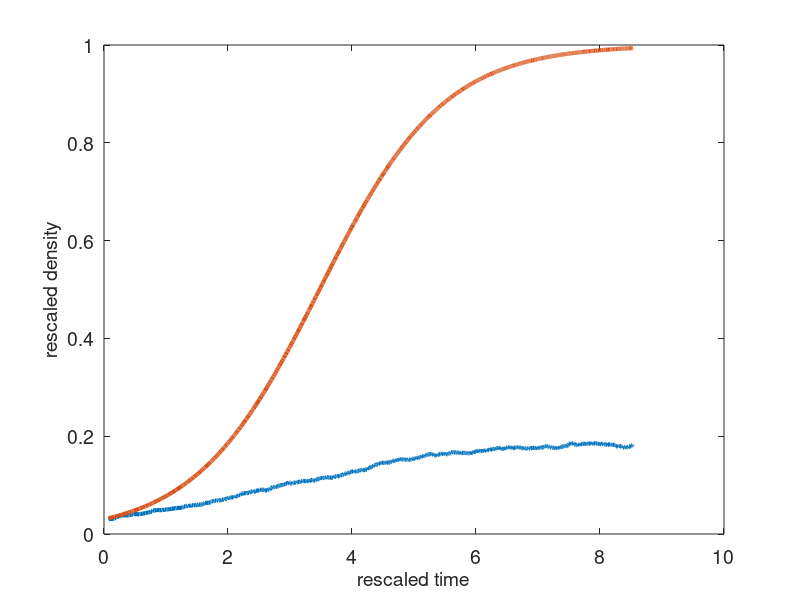

The MATLAB source for this figure: (Note: this script raises an error after producing the figure.)
% combination of Gillespie (40 realisations), logistic and Runge-Kutta in 2D

clear all


% Parameters

% lattice dimension
dim = 2;

% length of the side of square
L = 10;

Pm = 1; % transition rate per unit time of moving to another lattice site

Pp = 1; % proliferation rate per unit time of giving rise to another agent

Pd = 0.5; % death rate per unit time


cells = zeros(L,L); % array that will store the sites

% initially choose randomly if each state is occupied or no

% choose a random number for each state
rand_initial = rand(L,L)/1.9;

for i = 1:L      
   % if the random number is greater than 0.5, then assume that initially
   % there is a cell at that site. 1 corresponds to that cell
   for j = 1:L
      if rand_initial(i,j)>0.5
        cells(i,j) = 1; 
      end
   end
end

cells_initial = cells;

Q = sum(sum(cells)); % store the number of cells at different times


%%%%%%%%%%%%%%%%%%%%%%%%%%%%%%%%%
% this is for logistic growth

Q_initial = Q;

t_final = 50; % time interval for Gillespie algorithm

%%%%%%%
% Gillespie will be done mutliple times
    
Gillespie_iterations = 40;

%%%%%
% Preallocate size approximately to save time, not sure how much time it saves 
a0 = (Pm + Pp + Pd)*Q_initial;
tau = log (1/rand) / a0; % first time step

len = round(t_final/tau); % assume that there will be len simulations

NumberOfCells = zeros (len,Gillespie_iterations); % approximately len iterations for each Gillespie iteration

store_time = zeros(1,len); 

for j =1:Gillespie_iterations

    a0 = (Pm + Pp + Pd)*Q_initial; % total propensity function 
    Q = Q_initial;
    cells = cells_initial;
        
    
    t = 0; % initialise time
    iter = 0; % count the number of iterations

    %Cells = zeros(L,30);



    %%%%%%%%%%%%%%%%%%%%%%%%%%%%%%%

    while t < t_final

    iter = iter + 1;
    NumberOfCells(iter,j) = Q;
    %Cells(:,iter) = cells; % check how it looks like
    
    tau = log (1/rand) / a0; % choose time till the next event

    % choose which event occurs (movement, proliferation or death)#

    R = a0*rand;

    % Movement event
    if R < Pm*Q
        
       random_permutation_row = randperm(L);
       random_permutation_column = randperm(L);
       agent_ID_row = random_permutation_row(1); % choose a random agent 
       agent_ID_column = random_permutation_column(1); % choose a random agent 
       
       % check if it is actually an agent and not zero at that point and if
       % not choose until it is an agent
       while cells(agent_ID_row,agent_ID_column) == 0
           random_permutation_row = randperm(L);
           random_permutation_column = randperm(L);
           agent_ID_row = random_permutation_row(1); % choose a random agent 
           agent_ID_column = random_permutation_column(1); % choose a random agent  
       end
       
       

       % choose one of its 4 neighbours
       random_number = rand;
       % neighbour up
       if random_number < 0.25
          neighbour_ID_row = agent_ID_row + 1; 
          neighbour_ID_column = agent_ID_column; 
          %periodic boundary conditions
          if neighbour_ID_row == L+1
             neighbour_ID_row = 1;  
          end
          
       % neighbour down        
       elseif random_number > 0.25 && random_number < 0.5
          neighbour_ID_row = agent_ID_row -1;
          neighbour_ID_column = agent_ID_column;       
          %periodic boundary conditions
          if neighbour_ID_row == 0
             neighbour_ID_row = L;  
          end
          
       % neighbour left
       elseif random_number > 0.5 && random_number < 0.75
          neighbour_ID_column = agent_ID_column -1;
          neighbour_ID_row = agent_ID_row;
          %periodic boundary conditions
          if neighbour_ID_column == 0
             neighbour_ID_column = L;  
          end        
          
       % neighbour right
       elseif random_number > 0.75
          neighbour_ID_column = agent_ID_column +1;
          neighbour_ID_row = agent_ID_row;
          %periodic boundary conditions
          if neighbour_ID_column == L+1
             neighbour_ID_column = 1;  
          end    
          
       end

       % check if the neighbour is empty, if yes, move the cell to that grid
       if cells(neighbour_ID_row,neighbour_ID_column) == 0
          cells(neighbour_ID_row,neighbour_ID_column) = 1;
          cells(agent_ID_row,agent_ID_column) = 0;

       end

    end

    % Proliferation event
    if R > Pm*Q && R < (Pm+Pp)*Q

       random_permutation_row = randperm(L);
       random_permutation_column = randperm(L);
       agent_ID_row = random_permutation_row(1); % choose a random agent 
       agent_ID_column = random_permutation_column(1); % choose a random agent 
       
       % check if it is actually an agent and not zero at that point and if
       % not choose until it is an agent
       while cells(agent_ID_row,agent_ID_column) == 0
           random_permutation_row = randperm(L);
           random_permutation_column = randperm(L);
           agent_ID_row = random_permutation_row(1); % choose a random agent 
           agent_ID_column = random_permutation_column(1); % choose a random agent  
       end
       
       

       % choose one of its 4 neighbours
       random_number = rand;
       % neighbour up
       if random_number < 0.25
          neighbour_ID_row = agent_ID_row + 1; 
          neighbour_ID_column = agent_ID_column; 
          %periodic boundary conditions
          if neighbour_ID_row == L+1
             neighbour_ID_row = 1;  
          end
          
       % neighbour down        
       elseif random_number > 0.25 && random_number < 0.5
          neighbour_ID_row = agent_ID_row -1;
          neighbour_ID_column = agent_ID_column;       
          %periodic boundary conditions
          if neighbour_ID_row == 0
             neighbour_ID_row = L;  
          end
          
       % neighbour left
       elseif random_number > 0.5 && random_number < 0.75
          neighbour_ID_column = agent_ID_column -1;
          neighbour_ID_row = agent_ID_row;
          %periodic boundary conditions
          if neighbour_ID_column == 0
             neighbour_ID_column = L;  
          end        
          
       % neighbour right
       elseif random_number > 0.75
          neighbour_ID_column = agent_ID_column +1;
          neighbour_ID_row = agent_ID_row;
          %periodic boundary conditions
          if neighbour_ID_column == L+1
             neighbour_ID_column = 1;  
          end    
          
       end

       % check if the neighbour is empty, if yes, move the cell to that grid
       if cells(neighbour_ID_row,neighbour_ID_column) == 0
          cells(neighbour_ID_row,neighbour_ID_column) = 1;
          Q = Q + 1; % increase in total population
          a0 = a0 + (Pm + Pp + Pd); % change in total propensity function
       end

    end
    
    % Death event

    if R > (Pm+Pp)*Q  && R < (Pm+Pp + Pd)*Q

       random_permutation_row = randperm(L);
       random_permutation_column = randperm(L);
       agent_ID_row = random_permutation_row(1); % choose a random agent 
       agent_ID_column = random_permutation_column(1); % choose a random agent 
       
       % check if it is actually an agent and not zero at that point and if
       % not choose until it is an agent
       while cells(agent_ID_row,agent_ID_column) == 0
           random_permutation_row = randperm(L);
           random_permutation_column = randperm(L);
           agent_ID_row = random_permutation_row(1); % choose a random agent 
           agent_ID_column = random_permutation_column(1); % choose a random agent  
       end
       
       % cell dies

       cells(agent_ID_row, agent_ID_column) = 0;
       Q = Q - 1; % decrease in total population
       a0 = a0 - (Pm + Pp + Pd); % change in total propensity function
    end

    t = t + tau;

    store_time(iter) = t;
end


    % if a0=0, tau infinity, for further usage of timeset maximal time to the
    % previous one
    if store_time(length(store_time))==Inf
        store_time(length(store_time)) = store_time(length(store_time)-1);
    end
    

end



rescaled_time = (Pp-Pd)*store_time; % rescale time to allow parameter comparison

TimeReductionFactor = 4; % when death rate is increase, this has to be increased as well

rescaled_time = rescaled_time(1:round(length(rescaled_time)/TimeReductionFactor)); % make sure that all 40 simulations were running till the end time

Sum_NumberOfCells = zeros(size(NumberOfCells,1),1);

for j=1:Gillespie_iterations
    Sum_NumberOfCells = Sum_NumberOfCells + NumberOfCells(:,j);
end
average_NumberOfCells = Sum_NumberOfCells/Gillespie_iterations;

rescaled_density = (Pp - Pd)/Pp * average_NumberOfCells/L^2;

% plot the changes in the number of cells
figure

plot(rescaled_time,rescaled_density(1:length(rescaled_time)),'LineWidth', 3);set(gca,'FontSize',14); % number of cells in the system
%h_legend = legend('1st component','2nd component','Total');
%set(h_legend,'FontSize',14)
xlabel('rescaled time','FontSize',14)
ylabel('rescaled density','FontSize',14)



%%%%%%%%%%%%%%%%
% solution to the corresponding logistic growth equation

cA0 = Q_initial/L^2; % initial density
cA0_bar = (Pp - Pd)/(Pp)*cA0;

f = @(t) cA0_bar * exp(t)/(1+cA0_bar*(exp(t)-1)); % solution to the equation 

for i = 1 : length(rescaled_time)
       y_log(i) = f(rescaled_time(i)); 
end

%%% plot logistic solution 

hold on
plot(rescaled_time,y_log,'LineWidth', 3)
xlabel('rescaled time','FontSize',14)
ylabel('rescaled density','FontSize',14)


%%%%%%%%%%%%%%%%%%%%%%%%%
% adding KSA


cA0 = Q_initial/L^2; % initial density of cells

dt = 0.01; % time step

N = round(store_time(length(1:round(length(store_time)/TimeReductionFactor)))/dt); % number of simulations, chosen to be the same as for Gillespie

% Additional parameters

max_rad = sqrt(2*(L/2)^2); % maximal radius that would cover all the lattice
% Initial conditions 

dr = 0.5; % radially approximated at this distance (after distance 5), i.e 5, 5 + dr, 5 + 2dr

numberDer = (round(max_rad) - 5)/dr ; % this is to cound the number of additional derivatives
     
y = zeros(14 + numberDer,1); % 14 fixed derivatives, the rest varying depending on the size of the grid

y(:,1) = cA0^2 * ones(14+numberDer,1); % initial density of two-point distribution functions 
y(1,1) = cA0; % initial condition for 1-point distribution function


t = 0; % start time

dt = 0.01; % time step

% 4th order Runge Kutta

for i = 2 : N
    
    t = t + dt;

    k1 = dynamics (t,y(:,i-1),Pm,Pp,Pd,max_rad);
    k2 = dynamics (t+dt/2,y(:,i-1)+dt/2 * k1,Pm,Pp,Pd,max_rad);
    k3 = dynamics (t+dt/2,y(:,i-1)+dt/2 * k2,Pm,Pp,Pd,max_rad);
    k4 = dynamics (t+dt, y(:,i-1) + dt*k3,Pm,Pp,Pd,max_rad);
    y(:,i) = y(:,i-1) + dt/6 * (k1 + 2*k2 + 2*k3 + k4);  
    
    store_time_Runge(i) = t;
end


rescaled_time = (Pp-Pd)*store_time_Runge; % rescale time to allow parameter comparison

y_rescaled = (Pp-Pd)/Pp * y;


hold on
plot(rescaled_time,y_rescaled(1,:),'LineWidth', 3)
h_legend = legend('Gillespie 1D','Logistic growth','KSA');
set(h_legend,'FontSize',14)
xlabel('rescaled time','FontSize',14)
ylabel('rescaled density','FontSize',14)
title(['L = ' num2str(L) ', P_m = ' num2str(Pm) ', P_p = ' num2str(Pp) ', P_d = ' num2str(Pd) ' '],'FontSize',14)
set(gca,'linewidth',3)
set(gca,'FontWeight','bold')
set(gca,'FontSize',24)






function deriv = dynamics(t,y,Pm,Pp,Pd,max_rad)
    
    dr = 0.5; % radially approximated at this distance (after distance 5), i.e 5, 5 + dr, 5 + 2dr

    numberDer = (round(max_rad) - 5)/dr ; % this is to cound the number of additional derivatives
     
    deriv = zeros(14 + numberDer,1);

    deriv(1) = (Pp*(y(1)-y(2)) - Pd *y(1)); % dynamics of one-point distribution function
    
    deriv(2) = (Pm*0.5* (y(4) + 2 * y(3) - 3* y(2)) - 2 * Pd*y(2) + ...
        Pp * 0.5 * (y(1) - y(2)) + 0.5 * Pp * (y(3) + y(4)) *(y(1) - y(2))^2 /(y(1)^2*(1-y(1))));
    
    deriv(3) = 0.5 * Pm * (y(2) + y(5) + y(2) + y(5) - 4*y(3)) - ...
        2 * Pd * y(3) + 0.5 * Pp * (y(1) - y(3))* (y(1) - y(2))*(y(2)+y(5)+y(2)+ y(5))/(y(1)^2*(1-y(1)));
    
    deriv(4) = 0.5 * Pm * (y(7) + y(2) + y(5) + y(5) - 4*y(4)) - ...
        2 * Pd * y(4) + 0.5 * Pp * (y(1) - y(4))* (y(1) - y(2))*(y(7)+y(2)+y(5)+ y(5))/(y(1)^2*(1-y(1)));
    
    deriv(5) = 0.5 * Pm * (y(8) + y(3) + y(6) + y(4) - 4*y(5)) - ...
        2 * Pd * y(5) + 0.5 * Pp * (y(1) - y(5))* (y(1) - y(2))*(y(8)+y(3)+y(6)+ y(4))/(y(1)^2*(1-y(1)));
    
    deriv(6) = 0.5 * Pm * (y(9) + y(5) + y(9) + y(5) - 4*y(6)) - ...
        2 * Pd * y(6) + 0.5 * Pp * (y(1) - y(6))* (y(1) - y(2))*(y(9)+y(5)+y(9)+ y(5))/(y(1)^2*(1-y(1))); 
    
    deriv(7) = 0.5 * Pm * (y(10) + y(4) + y(8) + y(8) - 4*y(7)) - ...
        2 * Pd * y(7) + 0.5 * Pp * (y(1) - y(7))* (y(1) - y(2))*(y(10)+y(4)+y(8)+ y(8))/(y(1)^2*(1-y(1)));     
    
    deriv(8) = 0.5 * Pm * (y(11) + y(9) + y(5) + y(7) - 4*y(8)) - ...
        2 * Pd * y(8) + 0.5 * Pp * (y(1) - y(8))* (y(1) - y(2))*(y(11)+y(9)+y(5)+ y(7))/(y(1)^2*(1-y(1)));
    
    deriv(9) = 0.5 * Pm * (y(12) + y(8) + y(6) + y(13) - 4*y(9)) - ...
        2 * Pd * y(9) + 0.5 * Pp * (y(1) - y(9))* (y(1) - y(2))*(y(12)+y(8)+y(6)+ y(13))/(y(1)^2*(1-y(1)));   
    
    deriv(10) = 0.5 * Pm * (y(7) + y(14) + y(11) + y(11) - 4*y(10)) - ...
        2 * Pd * y(10) + 0.5 * Pp * (y(1) - y(10))* (y(1) - y(2))*(y(7)+y(14)+y(11)+ y(11))/(y(1)^2*(1-y(1)));
    
    deriv(11) = 0.5 * Pm * (y(13) + y(10) + y(8) + y(15) - 4*y(11)) - ...
        2 * Pd * y(11) + 0.5 * Pp * (y(1) - y(11))* (y(1) - y(2))*(y(13)+y(10)+y(8)+ y(15))/(y(1)^2*(1-y(1)));
    
    deriv(12) = 0.5 * Pm * (y(9) + y(9) + y(14) + y(14) - 4*y(12)) - ...
        2 * Pd * y(12) + 0.5 * Pp * (y(1) - y(12))* (y(1) - y(2))*(y(9)+y(9)+y(14)+ y(14))/(y(1)^2*(1-y(1)));  
    
    deriv(13) = 0.5 * Pm * (y(11) + y(14) + y(9) + y(15) - 4*y(13)) - ...
        2 * Pd * y(13) + 0.5 * Pp * (y(1) - y(13))* (y(1) - y(2))*(y(11)+y(14)+y(9)+ y(15))/(y(1)^2*(1-y(1))); 
    
    deriv(14) = 0.5 * Pm * (y(13) + y(12) + y(16) + y(16) - 4*y(14)) - ...
        2 * Pd * y(14) + 0.5 * Pp * (y(1) - y(14))* (y(1) - y(2))*(y(13)+y(12)+y(16)+ y(16))/(y(1)^2*(1-y(1)));
    
    
    % now the distance is more than 5, so all will be approximated
    % uniformly 
    
   
    
    current_radius = 5;
    
    i = 15; % will start considering regular grid from this derivative
    
    % update derivatives until 1 before maximal radius
    while current_radius +dr < max_rad -dr % this is not correct
        
        current_radius = current_radius + dr; % increase radius by dr
        
        deriv(i) = Pm * (y(i-1)+ y(i+1) - 2 *y(i))/dr^2 + 1/current_radius * (y(i+1) - y(i-1))/(2*dr) ...
            - 2 * Pd * y(i) + Pp * (y(1) - y(i))* (y(1) - y(2))*(y(i+1)+ y(i-1))/(y(1)^2*(1-y(1)));
        i = i+1;
    end
    
    last = 14 + numberDer;
    %periodic boundary conditions
    deriv(last) =  Pm * (y(last-1)+ y(2) - 2 *y(last))/dr^2 + 1/current_radius * (y(2) - y(last-1))/(2*dr) ...
            - 2 * Pd * y(last) + Pp * (y(1) - y(last))* (y(1) - y(2))*(y(2)+ y(last-1))/(y(1)^2*(1-y(1)));
    
end



